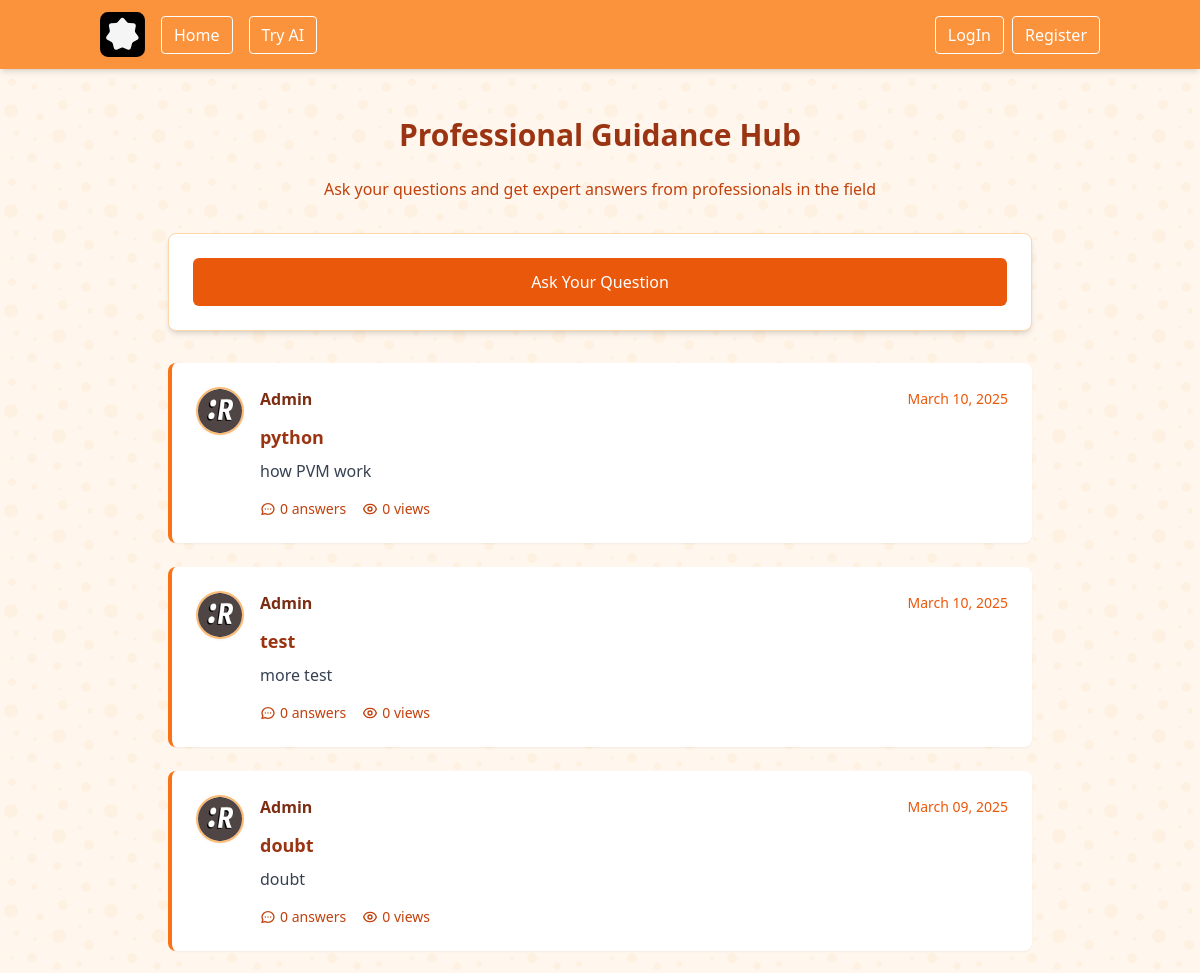
/community/ (upper part), run on an earlier commit of the app's database.
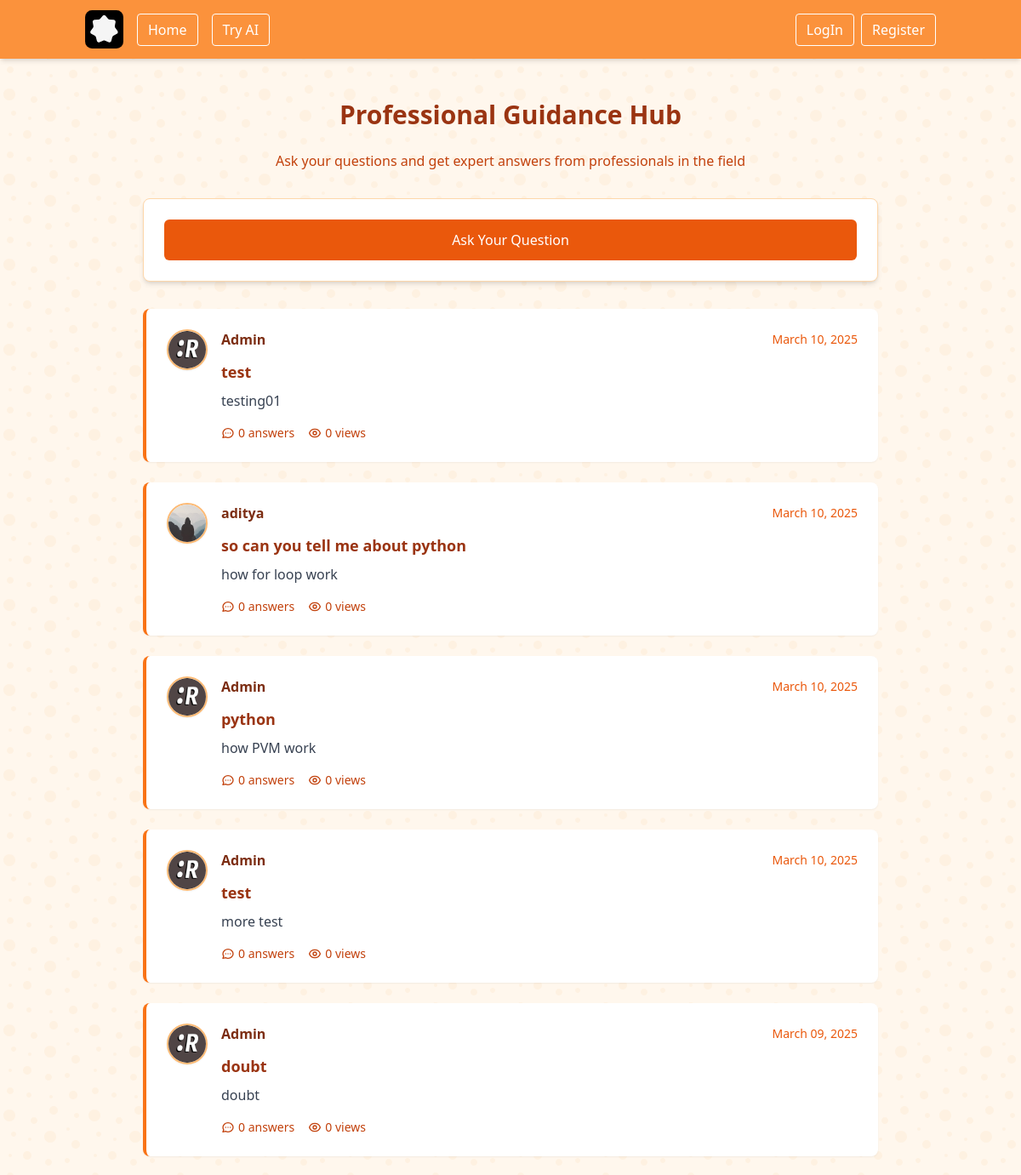
And on a later commit of the database.
### community/models.py (models this page shows, shortened)
class doubt(models.Model):
    title = models.CharField(max_length=100)
    content= models.TextField()
    date = models.DateTimeField(default=timezone.now)
    author = models.ForeignKey(User, on_delete=models.CASCADE) # on_delete=models.CASCADE is used to delete doubt the user if the user is deleted

### users/models.py (models this page shows, shortened)
class Profile(models.Model):# Profile model inherits from models.Model that have one to one relationship with User model
    user = models.OneToOneField(User, on_delete=models.CASCADE) # one to one relationship with User model
    image = models.ImageField(default='default.jpg', upload_to='profile_pics') # profile picture
    position = models.CharField(default='Student', max_length=100) # position
    bio = models.TextField(default='No bio...', max_length=300) # bio
    insitute = models.CharField(default='APSIT', max_length=100) # insitute
    hobbies = models.CharField(default='Cricket', max_length=100) # hobbies
    phone = models.CharField(default='1234567890', max_length=10) # phone
    location = models.CharField(default='Mumbai', max_length=100) # location

### community/views.py (the view)
# urls.py: path('', DoubtsListView.as_view(), name='Community-Home'),# con't import directly need to add function .as_view()
class DoubtsListView(ListView): # inherit from ListView
    model = doubt #model query in order to tell which model to crete the list
    template_name = 'community/communityHome.html'# <app>/<model>_<viewtype>.html
    context_object_name = 'doubts'
    ordering=['-date'] # to see in order to see new to oldest we have added -ve Note: keep it in model name

### community/templates/community/communityHome.html (shortened to what this page needs)
{% extends "base/base.html" %}
{% block content %}
<div class=" from-orange-50 to-white py-8">
    <div class="max-w-4xl mx-auto px-4">
        <h1 class="text-3xl font-bold text-orange-800 mb-6 text-center">Professional Guidance Hub</h1>
        <p class="text-orange-700 text-center mb-8">Ask your questions and get expert answers from professionals in the field</p>
        <div class="mb-8 bg-white rounded-lg shadow-md p-6 border border-orange-200">
            <a href="{% url 'doubt-create' %}" class="block w-full bg-orange-600 hover:bg-orange-700 text-white font-medium py-3 px-4 rounded-md text-center transition duration-200">
                Ask Your Question
            </a>
        </div>
        {% for doubts in doubts %}
            <article class="bg-white rounded-lg shadow-sm p-6 mb-6 border-l-4 border-orange-500 hover:shadow-md transition duration-200">
                <div class="flex items-start gap-4">
                    <div class="shrink-0">
                        <img class="rounded-full w-12 h-12 border-2 border-orange-300 object-cover shadow-sm"
                             src="{{ doubts.author.profile.image.url }}"
                             alt="{{ doubts.author }}'s Profile Picture">
                    </div>
                    <div class="flex-1">
                        <div class="flex flex-wrap items-center justify-between">
                            <a href="{% url 'profile' %}" class="font-semibold text-orange-900 hover:text-orange-700 transition">
                                {{ doubts.author }}
                            </a>
                            <small class="text-orange-600 text-sm">{{ doubts.date | date:"F d, Y"}}</small>
                        </div>
                        <h2 class="font-bold text-orange-800 mt-3 text-lg">
                            <a href="{% url 'doubt-detail' doubts.id %}" class="hover:text-orange-600 transition">
                                {{ doubts.title }}
                            </a>
                        </h2>
                        <p class="text-gray-700 mt-2">{{ doubts.content|truncatechars:200 }}</p>
                        <div class="flex items-center mt-4 text-sm text-orange-700 space-x-4">
                            <span class="flex items-center">
                                {{ doubts.comments|default:"0" }} answers
                            </span>
                            <span class="flex items-center">
                                {{ doubts.views|default:"0" }} views
                            </span>
                        </div>
                    </div>
                </div>
            </article>
        {% endfor %}
    </div>
</div>
{% endblock content %}

What changed in the data, as far as the page shows it:
added doubt: author.profile.image (picture), author "Admin", date "March 10, 2025", title "test", content "testing01", comments "0", views "0"
added doubt: author.profile.image (placeholder picture), author "aditya", date "March 10, 2025", title "so can you tell me about python", content "how for loop work", comments "0", views "0"
